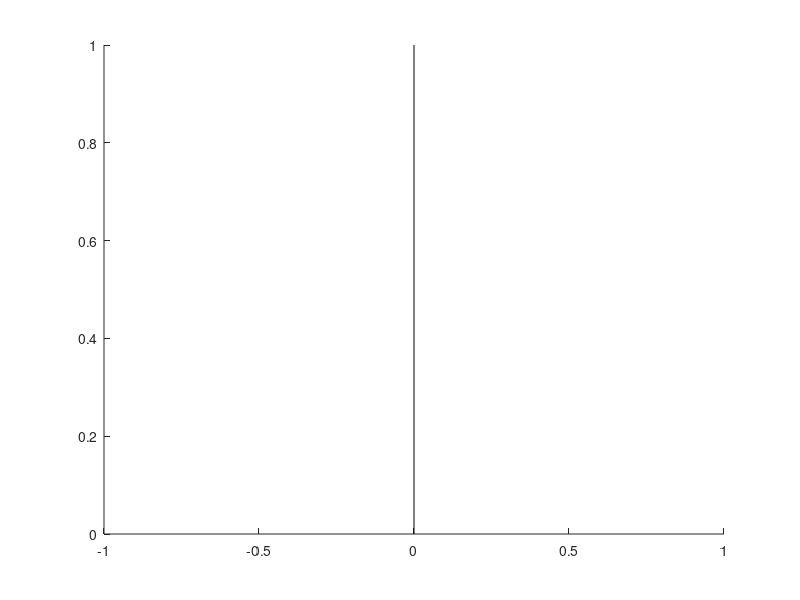

Here is the MATLAB script that generated this plot:
% vline Draw a vertical line on a plot
%
% h = vline([X,STYLE])
% 
% Draw a vertical line on the current plot
%
% Inputs:
%	X: Intersection of the line with the x-axis
%		By default it is set to: x=0
% 	STYLE: is any pair of properties for a line object
%		Default is plain black 
%
% Outputs:
%	h: line handle
% 	
% See also:
%	hline, refline
%
% Created: 2010-11-04.
% Copyright (c) 2010, Guillaume Maze (Laboratoire de Physique des Oceans).
% All rights reserved.
% http://codes.guillaumemaze.org

% 
% Redistribution and use in source and binary forms, with or without
% modification, are permitted provided that the following conditions are met:
% 	* Redistributions of source code must retain the above copyright notice, this list of 
% 	conditions and the following disclaimer.
% 	* Redistributions in binary form must reproduce the above copyright notice, this list 
% 	of conditions and the following disclaimer in the documentation and/or other materials 
% 	provided with the distribution.
% 	* Neither the name of the Laboratoire de Physique des Oceans nor the names of its contributors may be used 
%	to endorse or promote products derived from this software without specific prior 
%	written permission.
%
% THIS SOFTWARE IS PROVIDED BY Guillaume Maze ''AS IS'' AND ANY EXPRESS OR IMPLIED WARRANTIES, 
% INCLUDING, BUT NOT LIMITED TO, THE IMPLIED WARRANTIES OF MERCHANTABILITY AND FITNESS FOR A 
% PARTICULAR PURPOSE ARE DISCLAIMED. IN NO EVENT SHALL Guillaume Maze BE LIABLE FOR ANY 
% DIRECT, INDIRECT, INCIDENTAL, SPECIAL, EXEMPLARY, OR CONSEQUENTIAL DAMAGES (INCLUDING, BUT NOT 
% LIMITED TO, PROCUREMENT OF SUBSTITUTE GOODS OR SERVICES; LOSS OF USE, DATA, OR PROFITS; OR 
% BUSINESS INTERRUPTION) HOWEVER CAUSED AND ON ANY THEORY OF LIABILITY, WHETHER IN CONTRACT, 
% STRICT LIABILITY, OR TORT (INCLUDING NEGLIGENCE OR OTHERWISE) ARISING IN ANY WAY OUT OF THE USE 
% OF THIS SOFTWARE, EVEN IF ADVISED OF THE POSSIBILITY OF SUCH DAMAGE.
%

function varargout = vline(varargin)

% Default line style:
style = {'color';'k'};

% Default position on the x-axis:
x0 = 0;
	
switch nargin
	case 0
		% Nothing to do
	case 1
		x0    = varargin{1};
	otherwise
		if mod(nargin,2) ~= 0
			x0    = varargin{1};
			style = varargin(2:end);
		else
			style = varargin(:);
		end
end

for ix = 1 : length(x0)
	l(ix) = line([1 1]*x0(ix),get(gca,'ylim'));
	set(l(ix),style{:})
	set(l(ix),'tag','vline');
end

if nargout
	varargout(1) = {l};
end

end %functionvline


















